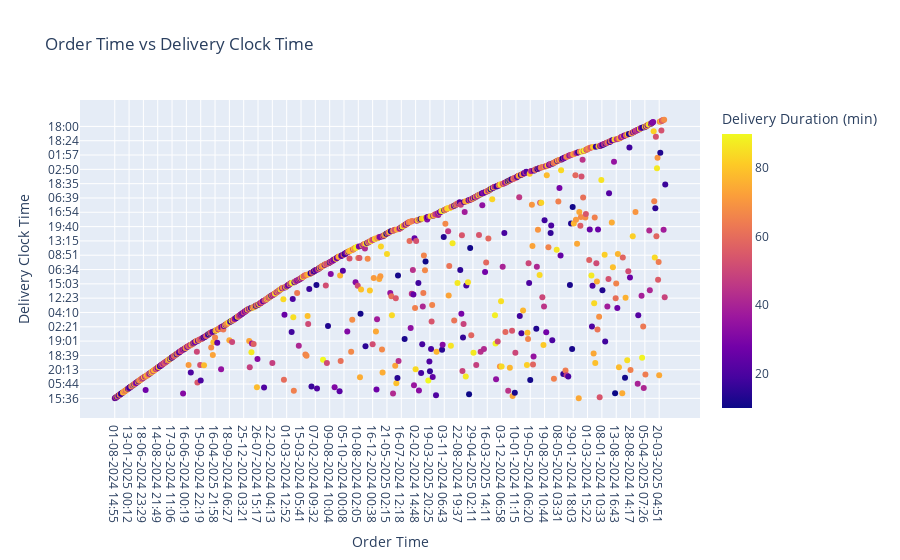

Notebook cell for this chart:
### Markdown cell above
### Difference between order time and delivery time & duration

### Code cell
classifi_t=df[["Order Time","Delivery Clock Time","Delivery Duration (min)"]]
classifi_t
fig = px.scatter(df, x="Order Time", y="Delivery Clock Time", color="Delivery Duration (min)",
                 title="Order Time vs Delivery Clock Time")
fig.show()

### Figure 1 — Plotly figure (JSON) as saved in the notebook; plotly's stock layout.template omitted (floating-point values rounded to 4 significant figures; data arrays with more than 128 entries replaced by an {"elided": "..."} marker saying what was removed)
{"data": [{"hovertemplate": "Order Time=%{x}<br>Delivery Clock Time=%{y}<br>Delivery Duration (min)=%{marker.color}<extra></extra>", "legendgroup": "", "marker": {"color": {"elided": "1000 int values"}, "coloraxis": "coloraxis", "symbol": "circle"}, "mode": "markers", "name": "", "orientation": "v", "showlegend": false, "type": "scatter", "x": {"elided": "1000 str values"}, "xaxis": "x", "y": {"elided": "1000 str values"}, "yaxis": "y"}], "layout": {"coloraxis": {"colorbar": {"title": {"text": "Delivery Duration (min)"}}, "colorscale": [[0, "#0d0887"], [0.1111, "#46039f"], [0.2222, "#7201a8"], [0.3333, "#9c179e"], [0.4444, "#bd3786"], [0.5556, "#d8576b"], [0.6667, "#ed7953"], [0.7778, "#fb9f3a"], [0.8889, "#fdca26"], [1, "#f0f921"]]}, "legend": {"tracegroupgap": 0}, "title": {"text": "Order Time vs Delivery Clock Time"}, "xaxis": {"anchor": "y", "domain": [0, 1], "title": {"text": "Order Time"}}, "yaxis": {"anchor": "x", "domain": [0, 1], "title": {"text": "Delivery Clock Time"}}}}
